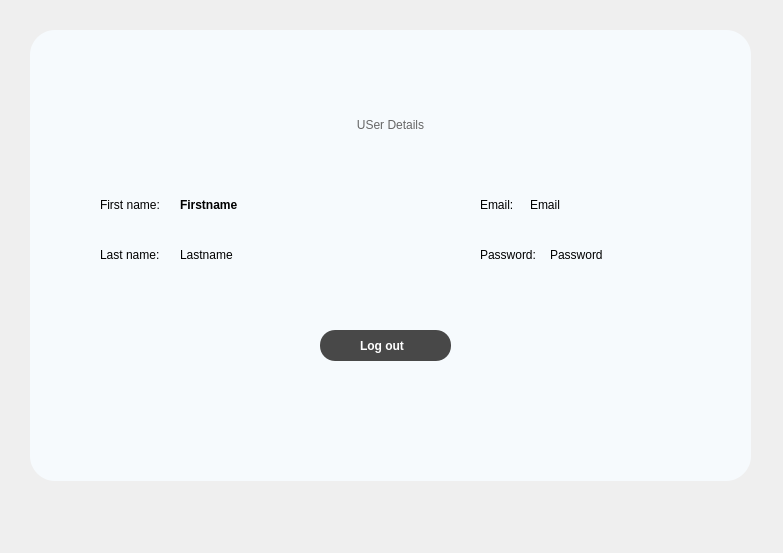
<?xml version="1.0" encoding="UTF-8"?>
<ui version="4.0">
 <class>MainWindow</class>
 <widget class="QMainWindow" name="MainWindow">
  <property name="geometry">
   <rect>
    <x>0</x>
    <y>0</y>
    <width>783</width>
    <height>553</height>
   </rect>
  </property>
  <property name="windowTitle">
   <string>MainWindow</string>
  </property>
  <property name="styleSheet">
   <string notr="true">background-image:url(:/bg/bg.png.png)</string>
  </property>
  <widget class="QWidget" name="centralwidget">
   <widget class="QWidget" name="widget_3" native="true">
    <property name="geometry">
     <rect>
      <x>30</x>
      <y>30</y>
      <width>721</width>
      <height>451</height>
     </rect>
    </property>
    <property name="styleSheet">
     <string notr="true">background:none;
background-color:rgb(246, 250, 253);
border-radius:25px;
border-style:none;</string>
    </property>
    <widget class="QLabel" name="label">
     <property name="geometry">
      <rect>
       <x>330</x>
       <y>10</y>
       <width>61</width>
       <height>61</height>
      </rect>
     </property>
     <property name="styleSheet">
      <string notr="true">background:none;
</string>
     </property>
     <property name="text">
      <string/>
     </property>
     <property name="pixmap">
      <pixmap resource="images/resources_file.qrc">:/user_icon/user_icon.png</pixmap>
     </property>
     <property name="scaledContents">
      <bool>true</bool>
     </property>
    </widget>
    <widget class="QLabel" name="label_2">
     <property name="geometry">
      <rect>
       <x>70</x>
       <y>160</y>
       <width>91</width>
       <height>31</height>
      </rect>
     </property>
     <property name="styleSheet">
      <string notr="true">font: 700 12pt &quot;Times New Roman&quot;;</string>
     </property>
     <property name="text">
      <string>&lt;html&gt;&lt;head/&gt;&lt;body&gt;&lt;p&gt;First name:&lt;/p&gt;&lt;/body&gt;&lt;/html&gt;</string>
     </property>
    </widget>
    <widget class="QLabel" name="firstname">
     <property name="geometry">
      <rect>
       <x>150</x>
       <y>160</y>
       <width>291</width>
       <height>31</height>
      </rect>
     </property>
     <property name="styleSheet">
      <string notr="true">font: 700 9pt &quot;Times New Roman&quot;;</string>
     </property>
     <property name="text">
      <string>&lt;html&gt;&lt;head/&gt;&lt;body&gt;&lt;p&gt;&lt;span style=&quot; font-weight:700;&quot;&gt;Firstname &lt;/span&gt;&lt;/p&gt;&lt;/body&gt;&lt;/html&gt;</string>
     </property>
    </widget>
    <widget class="QLabel" name="label_4">
     <property name="geometry">
      <rect>
       <x>70</x>
       <y>210</y>
       <width>91</width>
       <height>31</height>
      </rect>
     </property>
     <property name="styleSheet">
      <string notr="true">font: 700 12pt &quot;Times New Roman&quot;;</string>
     </property>
     <property name="text">
      <string>&lt;html&gt;&lt;head/&gt;&lt;body&gt;&lt;p&gt;Last name:&lt;/p&gt;&lt;/body&gt;&lt;/html&gt;</string>
     </property>
    </widget>
    <widget class="QLabel" name="lastname">
     <property name="geometry">
      <rect>
       <x>150</x>
       <y>210</y>
       <width>291</width>
       <height>31</height>
      </rect>
     </property>
     <property name="styleSheet">
      <string notr="true">font: 700 9pt &quot;Times New Roman&quot;;</string>
     </property>
     <property name="text">
      <string>&lt;html&gt;&lt;head/&gt;&lt;body&gt;&lt;p&gt;Lastname &lt;/p&gt;&lt;/body&gt;&lt;/html&gt;</string>
     </property>
    </widget>
    <widget class="QWidget" name="loginbtn" native="true">
     <property name="geometry">
      <rect>
       <x>290</x>
       <y>300</y>
       <width>131</width>
       <height>31</height>
      </rect>
     </property>
     <property name="styleSheet">
      <string notr="true">background:none;
 
border-style:none;
border-radius:15px;
background-color:rgb(72, 72, 72);
</string>
     </property>
     <widget class="QLabel" name="label_6">
      <property name="geometry">
       <rect>
        <x>40</x>
        <y>0</y>
        <width>51</width>
        <height>31</height>
       </rect>
      </property>
      <property name="styleSheet">
       <string notr="true">background:none;
 
border-style:none;
border-radius:25px;
color:#ffffff;
font-weight:bold;</string>
      </property>
      <property name="text">
       <string>Log out</string>
      </property>
     </widget>
    </widget>
    <widget class="QLabel" name="label_7">
     <property name="geometry">
      <rect>
       <x>450</x>
       <y>160</y>
       <width>91</width>
       <height>31</height>
      </rect>
     </property>
     <property name="styleSheet">
      <string notr="true">font: 700 12pt &quot;Times New Roman&quot;;</string>
     </property>
     <property name="text">
      <string>&lt;html&gt;&lt;head/&gt;&lt;body&gt;&lt;p&gt;Email:&lt;/p&gt;&lt;/body&gt;&lt;/html&gt;</string>
     </property>
    </widget>
    <widget class="QLabel" name="label_8">
     <property name="geometry">
      <rect>
       <x>500</x>
       <y>160</y>
       <width>201</width>
       <height>31</height>
      </rect>
     </property>
     <property name="styleSheet">
      <string notr="true">font: 700 9pt &quot;Times New Roman&quot;;</string>
     </property>
     <property name="text">
      <string>&lt;html&gt;&lt;head/&gt;&lt;body&gt;&lt;p&gt;Email&lt;/p&gt;&lt;/body&gt;&lt;/html&gt;</string>
     </property>
    </widget>
    <widget class="QLabel" name="label_9">
     <property name="geometry">
      <rect>
       <x>450</x>
       <y>210</y>
       <width>91</width>
       <height>31</height>
      </rect>
     </property>
     <property name="styleSheet">
      <string notr="true">font: 700 12pt &quot;Times New Roman&quot;;</string>
     </property>
     <property name="text">
      <string>&lt;html&gt;&lt;head/&gt;&lt;body&gt;&lt;p&gt;Password:&lt;/p&gt;&lt;/body&gt;&lt;/html&gt;</string>
     </property>
    </widget>
    <widget class="QLabel" name="label_10">
     <property name="geometry">
      <rect>
       <x>520</x>
       <y>210</y>
       <width>181</width>
       <height>31</height>
      </rect>
     </property>
     <property name="styleSheet">
      <string notr="true">font: 700 9pt &quot;Times New Roman&quot;;</string>
     </property>
     <property name="text">
      <string>&lt;html&gt;&lt;head/&gt;&lt;body&gt;&lt;p&gt;Password&lt;/p&gt;&lt;/body&gt;&lt;/html&gt;</string>
     </property>
    </widget>
    <widget class="QLabel" name="label_11">
     <property name="geometry">
      <rect>
       <x>240</x>
       <y>80</y>
       <width>241</width>
       <height>31</height>
      </rect>
     </property>
     <property name="styleSheet">
      <string notr="true">font: 700 18pt &quot;Times New Roman&quot;;
color:rgb(102, 102, 102);</string>
     </property>
     <property name="text">
      <string>&lt;html&gt;&lt;head/&gt;&lt;body&gt;&lt;p align=&quot;center&quot;&gt;USer Details&lt;/p&gt;&lt;/body&gt;&lt;/html&gt;</string>
     </property>
    </widget>
   </widget>
  </widget>
  <widget class="QMenuBar" name="menubar">
   <property name="geometry">
    <rect>
     <x>0</x>
     <y>0</y>
     <width>783</width>
     <height>22</height>
    </rect>
   </property>
  </widget>
 </widget>
 <resources>
  <include location="images/resources_file.qrc"/>
  <include location="images/resources_file.qrc"/>
  <include location="../../.designer/backup/E_comerce_app/images/resources_file.qrc"/>
 </resources>
 <connections/>
</ui>
